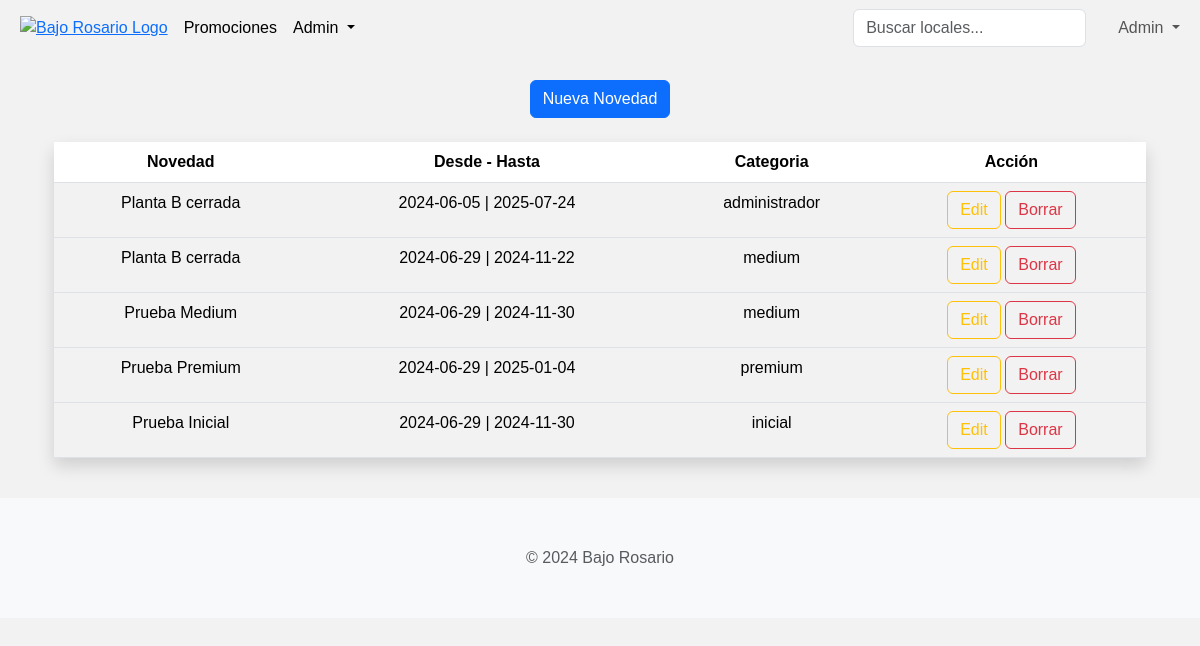
The app's page /admin/novedades (signed in) with its own data.
### tables this page shows
CREATE TABLE IF NOT EXISTS `novedades` (
  `cod_novedad` int(11) NOT NULL,
  `texto_novedad` varchar(200) NOT NULL,
  `fecha_desde_novedad` date NOT NULL,
  `fecha_hasta_novedad` date NOT NULL,
  `categoria_cliente` varchar(15) NOT NULL,
  `estado_novedad` varchar(20) NOT NULL
);

### src/controllers/novedades/get_novedades.php (called while the page is built, shortened)
<?php
function get_novedades_active(){
    include  __DIR__ . "/../../../config/db.php";
    $query = "
    SELECT *
    FROM novedades
    WHERE estado_novedad = 'activa'
        AND fecha_hasta_novedad >= CURDATE()";
    $novedades = mysqli_query($conn, $query);
    return $novedades;
}
?>

### src/views/admin/admin_novedades.php (the view, shortened to what this page needs)
<?php
include '../header.php';
include __DIR__ . "/../../../config/db.php";
include "../../controllers/novedades/get_novedades.php";
$novedades = get_novedades_active();
?>
<div class="container pt-4 section" style="display: flex; justify-content: center; align-items: center; flex-direction: column">
    <button type="button" class="btn btn-primary justify-content-end" data-bs-toggle="modal" data-bs-target="#exampleModal">
        Nueva Novedad
    </button>
    <div
    class="container p-4"
    style="
        display: flex;
        flex-direction: column;
        justify-content: center;
        align-items: center;
        overflow-x: auto;"
    >
        <table class="table table-striped table-hover shadow text-center" style="min-width: 750px;">
            <thead>
                <tr>
                    <th scope="col">Novedad</th>
                    <th scope="col">Desde - Hasta</th>
                    <th scope="col">Categoria</th>
                    <th scope="col">Acción</th>
                </tr>
            </thead>
            <?php while($novedad = mysqli_fetch_array($novedades)){ ?>
                <tbody>
                    <tr>
                    <td><?php echo $novedad['texto_novedad']?></td>
                    <td><?php echo ($novedad['fecha_desde_novedad'] . ' | ' . $novedad['fecha_hasta_novedad'])?></td>
                    <td><?php echo $novedad['categoria_cliente']?></td>
                    <td>
                        <form action="/bajorosario-shopping/src/controllers/novedades/novedades_edit_delete.php" method="POST">
                            <button class="btn btn-outline-warning" type="submit" name="action" value="edit">Edit</button>
                            <button class="btn btn-outline-danger" type="submit" name="action" value="delete">Borrar</button>
                        </form>
                    </td>
                    </tr>
                </tbody>
            <?php }?>
        </table>
    </div>
</div>

### styles/index.css (style rules this page uses)
body { font-family: 'Geist', sans-serif, system-ui; margin: 0 auto; align-items: center; background: #f2f2f2; }
.section { max-width: 1200px; margin: 0 auto; }

### records on screen
novedades: texto_novedad "Planta B cerrada", fecha_desde_novedad "2024-06-05", fecha_hasta_novedad "2025-07-24", categoria_cliente "administrador"
novedades: texto_novedad "Planta B cerrada", fecha_desde_novedad "2024-06-29", fecha_hasta_novedad "2024-11-22", categoria_cliente "medium"
novedades: texto_novedad "Prueba Medium", fecha_desde_novedad "2024-06-29", fecha_hasta_novedad "2024-11-30", categoria_cliente "medium"
novedades: texto_novedad "Prueba Premium", fecha_desde_novedad "2024-06-29", fecha_hasta_novedad "2025-01-04", categoria_cliente "premium"
novedades: texto_novedad "Prueba Inicial", fecha_desde_novedad "2024-06-29", fecha_hasta_novedad "2024-11-30", categoria_cliente "inicial"

### other values on screen
$_SESSION['nombre_usuario'] "Admin"
